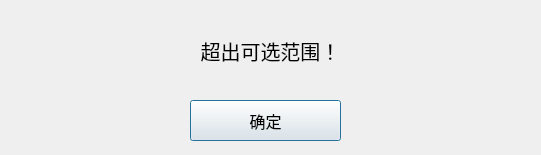
<?xml version="1.0" encoding="UTF-8"?>
<ui version="4.0">
 <class>warning</class>
 <widget class="QDialog" name="warning">
  <property name="geometry">
   <rect>
    <x>0</x>
    <y>0</y>
    <width>541</width>
    <height>155</height>
   </rect>
  </property>
  <property name="font">
   <font>
    <pointsize>12</pointsize>
   </font>
  </property>
  <property name="windowTitle">
   <string>警告</string>
  </property>
  <widget class="QLabel" name="label">
   <property name="geometry">
    <rect>
     <x>90</x>
     <y>20</y>
     <width>361</width>
     <height>61</height>
    </rect>
   </property>
   <property name="font">
    <font>
     <pointsize>15</pointsize>
    </font>
   </property>
   <property name="text">
    <string>超出可选范围！</string>
   </property>
   <property name="alignment">
    <set>Qt::AlignCenter</set>
   </property>
  </widget>
  <widget class="QPushButton" name="pushButton">
   <property name="geometry">
    <rect>
     <x>190</x>
     <y>100</y>
     <width>151</width>
     <height>41</height>
    </rect>
   </property>
   <property name="text">
    <string>确定</string>
   </property>
  </widget>
 </widget>
 <resources/>
 <connections>
  <connection>
   <sender>pushButton</sender>
   <signal>clicked()</signal>
   <receiver>warning</receiver>
   <slot>close()</slot>
   <hints>
    <hint type="sourcelabel">
     <x>271</x>
     <y>119</y>
    </hint>
    <hint type="destinationlabel">
     <x>402</x>
     <y>117</y>
    </hint>
   </hints>
  </connection>
 </connections>
</ui>
